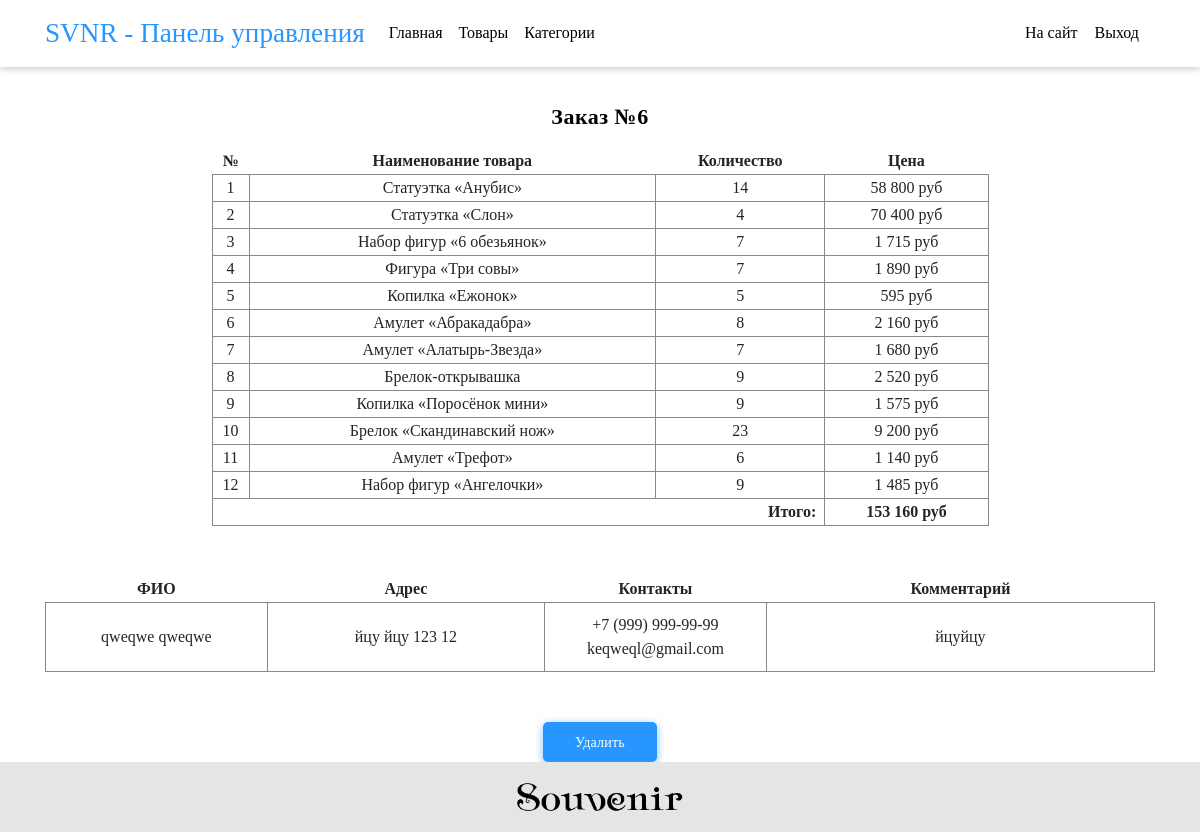
/OnlineShop/admin/view-order.php?id=6 (signed in), run on the app's committed database.
### tables this page shows
CREATE TABLE `products_orders` (
  `id` int(11) NOT NULL,
  `orderID` int(11) NOT NULL,
  `productTitle` varchar(50) NOT NULL,
  `productCount` int(11) NOT NULL,
  `productPrice` int(11) NOT NULL
);

CREATE TABLE `clients` (
  `clientID` int(11) NOT NULL,
  `clientName` varchar(50) NOT NULL,
  `clientSurname` varchar(50) NOT NULL,
  `clientPhone` varchar(18) NOT NULL,
  `clientMail` varchar(50) NOT NULL
);

CREATE TABLE `orders` (
  `orderID` int(11) NOT NULL,
  `orderClient` int(11) NOT NULL,
  `orderDate` datetime NOT NULL,
  `orderAddress` varchar(255) NOT NULL,
  `orderComment` text NOT NULL,
  `orderHash` varchar(50) NOT NULL
);

### OnlineShop/functions/functions.php (called while the page is built)
<?php
function clear($string) {
	$string = strip_tags($string);
	$string = addslashes($string);
	$string = trim($string);
	return $string;
};
function priceValidate($str) {
	return number_format($str, 0, ',', ' ');
}
?>

### OnlineShop/admin/view-order.php (the view, shortened to what this page needs)
<?php
include $_SERVER['DOCUMENT_ROOT'].'/functions/dbHandler.php';
include $_SERVER['DOCUMENT_ROOT'].'/functions/functions.php';
$id = clear($_GET["id"]);
?>
<!DOCTYPE HTML>
<html>
	<head>
	    <link rel="stylesheet" href="/fonts/font-awesome/css/all.css">
		<link rel="stylesheet" href="/css/bootstrap.min.css">
		<link rel="stylesheet" href="/admin/css/style.css">
	</head>
	<body>
		<?php include 'include/header.php'; ?>
		<main>
			<div class="container container-center">
				<?php
					$rows = mysqli_query($link, "SELECT * FROM products_orders WHERE orderID = $id");
					if (mysqli_num_rows($rows) != 0) {
echo ('
						<span class="admin-form-title">Заказ №'.$id.'</span>
						<table class="table-products-container">
							<tr>
								<th>№</th>
								<th>Наименование товара</th>
								<th>Количество</th>
								<th>Цена</th>
							</tr>
');
						$number = 1;
						foreach ($rows as $row) {
							$finalPrice += $row[productPrice];
echo ('
							<tr>
								<td>'.$number.'</td>
								<td>'.$row[productTitle].'</td>
								<td>'.$row[productCount].'</td>
								<td>'.priceValidate($row[productPrice]).' руб</td>
							</tr>
');
							$number += 1;
						}
echo ('
							<tr>
								<td colspan="3" style="text-align:right; font-weight: bold;" class="pr-2">Итого: </td>
								<td style="font-weight: bold;">'.priceValidate($finalPrice).' руб</td>
							</tr>
						</table>
');
						$rowOrder = mysqli_query($link, "SELECT * FROM orders WHERE orderID = $id");
						$rowOrder = mysqli_fetch_array($rowOrder);
						$rowClient = mysqli_query($link, "SELECT * FROM clients WHERE clientID = $rowOrder[orderClient]");
						$rowClient = mysqli_fetch_array($rowClient);
echo ('
						<table class="table-info-container">
							<tr>
								<th class="fio">ФИО</th>
								<th class="address">Адрес</th>
								<th class="contacts">Контакты</th>
								<th class="comment">Комментарий</th>
							</tr>
');
echo ('
							<tr>
								<td class="fio align-items-center">'.$rowClient[clientName].' '.$rowClient[clientSurname].'</td>
								<td class="address">'.$rowOrder[orderAddress].'</td>
								<td class="contacts">'.$rowClient[clientPhone].'<br>'.$rowClient[clientMail].'</td>
								<td class="comment">'.$rowOrder[orderComment].'</td>
							</tr>
						</table>
');
echo ('
						<a href="/admin/main.php" class="delete-order my-button" oID='.$row[orderID].'>Удалить</a>
');
					}
				?>
			</div>
		</main>
		<?php include 'include/footer.php'; ?>
	</body>
</html>

### OnlineShop/admin/css/style.css (style rules this page uses)
.container { align-items: center; }
main { margin-top: 1rem; }
* { font-family: CoFo sans; outline: none; }
a { text-decoration: none!important; cursor: pointer; user-select: none; }
html { height: 100%; overflow-y: scroll; }
body { display: flex; flex-direction: column; height: 100% }
.my-button { display: flex; align-items: center; padding: 0 32px; height: 40px; user-select: none; background-color: #2796FF; cursor: pointer; border: none; box-shadow: 0 2px 8px 0 rgba(39,150,255,.6); border-radius: 5px; font-size: 14px; letter-spacing: .2px; color: #fff; transition: .2s; outline: none; }
.table-products-container { width: 70%; margin-bottom: 50px; }
.table-info-container { width: 100%; margin-bottom: 50px; }
table { text-align: center; }
td { border: 1px solid #888; }
.table-info-container td { padding: 10px 0px; }
.fio { width: 20%; }
.address { width: 25%; }
.contacts { width: 20%; }
.comment { width: 35%; }
.container-center { display: flex; flex-direction: column; justify-content: center; }
.admin-form-title { color: #000; font-size: 22px; font-weight: bold; letter-spacing: .5px; margin-bottom: 15px; }

### data on the page
products_orders: productTitle "Статуэтка «Анубис»", productCount "14", productPrice "58 800"
products_orders: productTitle "Статуэтка «Слон»", productCount "4", productPrice "70 400"
products_orders: productTitle "Набор фигур «6 обезьянок»", productCount "7", productPrice "1 715"
products_orders: productTitle "Фигура «Три совы»", productCount "7", productPrice "1 890"
products_orders: productTitle "Копилка «Ежонок»", productCount "5", productPrice "595"
products_orders: productTitle "Амулет «Абракадабра»", productCount "8", productPrice "2 160"
products_orders: productTitle "Амулет «Алатырь-Звезда»", productCount "7", productPrice "1 680"
products_orders: productTitle "Брелок-открывашка", productCount "9", productPrice "2 520"
products_orders: productTitle "Копилка «Поросёнок мини»", productCount "9", productPrice "1 575"
products_orders: productTitle "Брелок «Скандинавский нож»", productCount "23", productPrice "9 200"
products_orders: productTitle "Амулет «Трефот»", productCount "6", productPrice "1 140"
products_orders: productTitle "Набор фигур «Ангелочки»", productCount "9", productPrice "1 485"
clients: clientName "qweqwe", clientSurname "qweqwe", clientPhone "+7 (999) 999-99-99", clientMail "keqweql@gmail.com"
orders: orderAddress "йцу йцу 123 12", orderComment "йцуйцу"

### other printed values
$id "6"
priceValidate($finalPrice) "153 160"
